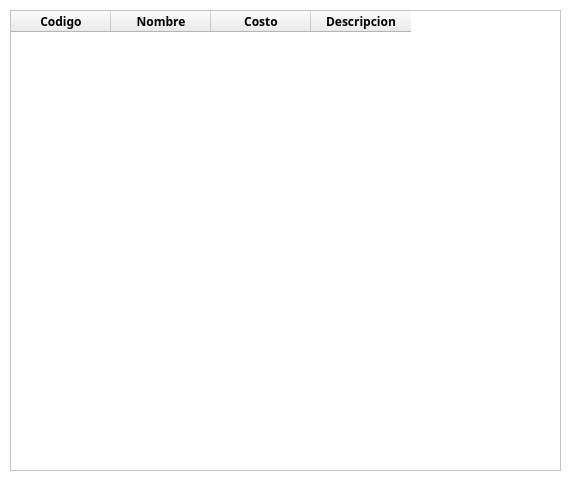
<?xml version="1.0" encoding="UTF-8"?>
<ui version="4.0">
 <class>widgetListarMedicamentos</class>
 <widget class="QWidget" name="widgetListarMedicamentos">
  <property name="geometry">
   <rect>
    <x>0</x>
    <y>0</y>
    <width>571</width>
    <height>481</height>
   </rect>
  </property>
  <property name="palette">
   <palette>
    <active>
     <colorrole role="Base">
      <brush brushstyle="SolidPattern">
       <color alpha="255">
        <red>255</red>
        <green>255</green>
        <blue>255</blue>
       </color>
      </brush>
     </colorrole>
     <colorrole role="Window">
      <brush brushstyle="SolidPattern">
       <color alpha="255">
        <red>255</red>
        <green>255</green>
        <blue>255</blue>
       </color>
      </brush>
     </colorrole>
    </active>
    <inactive>
     <colorrole role="Base">
      <brush brushstyle="SolidPattern">
       <color alpha="255">
        <red>255</red>
        <green>255</green>
        <blue>255</blue>
       </color>
      </brush>
     </colorrole>
     <colorrole role="Window">
      <brush brushstyle="SolidPattern">
       <color alpha="255">
        <red>255</red>
        <green>255</green>
        <blue>255</blue>
       </color>
      </brush>
     </colorrole>
    </inactive>
    <disabled>
     <colorrole role="Base">
      <brush brushstyle="SolidPattern">
       <color alpha="255">
        <red>255</red>
        <green>255</green>
        <blue>255</blue>
       </color>
      </brush>
     </colorrole>
     <colorrole role="Window">
      <brush brushstyle="SolidPattern">
       <color alpha="255">
        <red>255</red>
        <green>255</green>
        <blue>255</blue>
       </color>
      </brush>
     </colorrole>
    </disabled>
   </palette>
  </property>
  <property name="font">
   <font>
    <weight>75</weight>
    <bold>true</bold>
   </font>
  </property>
  <property name="cursor">
   <cursorShape>PointingHandCursor</cursorShape>
  </property>
  <property name="windowTitle">
   <string>Listar Medicamentos</string>
  </property>
  <property name="autoFillBackground">
   <bool>true</bool>
  </property>
  <widget class="QTableWidget" name="tableWidgetMedicamentos">
   <property name="geometry">
    <rect>
     <x>10</x>
     <y>10</y>
     <width>551</width>
     <height>461</height>
    </rect>
   </property>
   <column>
    <property name="text">
     <string>Codigo</string>
    </property>
    <property name="font">
     <font>
      <family>Ubuntu Condensed</family>
     </font>
    </property>
   </column>
   <column>
    <property name="text">
     <string>Nombre</string>
    </property>
    <property name="font">
     <font>
      <family>Ubuntu Condensed</family>
     </font>
    </property>
   </column>
   <column>
    <property name="text">
     <string>Costo</string>
    </property>
    <property name="font">
     <font>
      <family>Ubuntu Condensed</family>
     </font>
    </property>
   </column>
   <column>
    <property name="text">
     <string>Descripcion</string>
    </property>
    <property name="font">
     <font>
      <family>Ubuntu Condensed</family>
     </font>
    </property>
   </column>
  </widget>
 </widget>
 <resources/>
 <connections/>
</ui>
